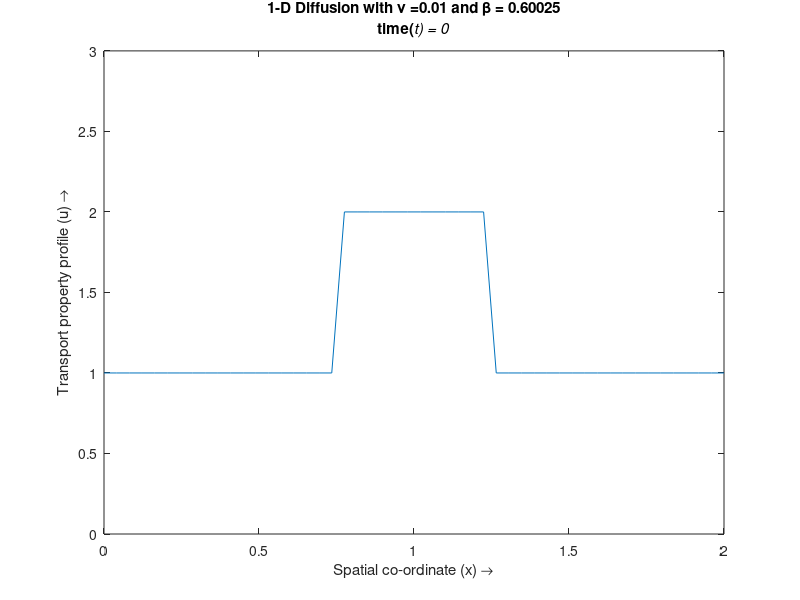

Source code (MATLAB): (Note: this script raises an error after producing the figure.)
% Simulating the 1-D Diffusion equation (Fourier's equation) by the
...Finite Difference Method(a time march)
% Numerical scheme used is a first order upwind in time and a second order
...central difference in space (both Implicit and Explicit)

%%
%Specifying Parameters
nx=50;               %Number of steps in space(x)
nt=300;               %Number of time steps 
dt=0.1;              %Width of each time step
dx=2/(nx-1);         %Width of space step
x=0:dx:2;            %Range of x (0,2) and specifying the grid points
u=zeros(nx,1);       %Preallocating u
un=zeros(nx,1);      %Preallocating un
vis=0.01;            %Diffusion coefficient/viscosity
vis2=0.5;            %Diffusion coefficient/viscosity
beta=vis*dt/(dx*dx); %Stability criterion (0<=beta<=0.5, for explicit)
UL=0;                %Left Dirichlet B.C
UR=0;                %Right Dirichlet B.C
UnL=0;               %Left Neumann B.C (du/dn=UnL) 
UnR=0;               %Right Neumann B.C (du/dn=UnR) 

VL=0;                %Left Dirichlet B.C
VR=0;                %Right Dirichlet B.C
VnL=0;               %Left Neumann B.C (du/dn=UnL) 
VnR=0;               %Right Neumann B.C (du/dn=UnR) 

%%
%Initial Conditions: A square wave
for i=1:nx
    if ((0.75<=x(i))&&(x(i)<=1.25))
        u(i)=2;
    else
        u(i)=1;
    end
end

%%
%B.C vector
bc=zeros(nx-2,1);
bc2=zeros(nx-2,1);
bc(1)=vis*dt*UL/dx^2; bc(nx-2)=vis*dt*UR/dx^2;  %Dirichlet B.Cs
%bc(1)=-UnL*vis*dt/dx; bc(nx-2)=UnR*vis*dt/dx;  %Neumann B.Cs
%Calculating the coefficient matrix for the implicit scheme
E=sparse(2:nx-2,1:nx-3,1,nx-2,nx-2);
A=E+E'-2*speye(nx-2);        %Dirichlet B.Cs
%A(1,1)=-1; A(nx-2,nx-2)=-1; %Neumann B.Cs
D=speye(nx-2)-(vis*dt/dx^2)*A;

%%
%Calculating the velocity profile for each time step
i=2:nx-1;
for it=0:nt
    un=u;
    h=plot(x,u);       %plotting the velocity profile
    axis([0 2 0 3])
    title({['1-D Diffusion with \nu =',num2str(vis),' and \beta = ',num2str(beta)];['time(\itt) = ',num2str(dt*it)]})
    xlabel('Spatial co-ordinate (x) \rightarrow')
    ylabel('Transport property profile (u) \rightarrow')
    drawnow; 
    refreshdata(h)
    %Uncomment as necessary
    %-------------------
    %Implicit solution
    
   % U=un;U(1)=[];U(end)=[];
    %U=U+bc;
    %U=D\U;
    %u=[UL;U;UR];                      %Dirichlet
    %u=[U(1)-UnL*dx;U;U(end)+UnR*dx]; %Neumann
    %}
    %-------------------
    %Explicit method with F.D in time and C.D in space
    %{
    
    %}
    u(i)=un(i)+(vis*dt*(un(i+1)-2*un(i)+un(i-1))/(dx*dx));
end




%Neuman%
%B.C vector
%{
bc=zeros(nx-2,1);
bc=zeros(nx-2,1);

bc(1)=-UnL*vis*dt/dx; bc(nx-2)=UnR*vis*dt/dx;  %Neumann B.Cs
%Calculating the coefficient matrix for the implicit scheme
E=sparse(2:nx-2,1:nx-3,1,nx-2,nx-2);
A(1,1)=-1; A(nx-2,nx-2)=-1; %Neumann B.Cs
D=speye(nx-2)-(vis*dt/dx^2)*A;

%%
%Calculating the velocity profile for each time step
i=2:nx-1;
for it=0:nt
    un=u;
    h=plot(x,u);       %plotting the velocity profile
    axis([0 2 0 3])
    title({['1-D Diffusion with \nu =',num2str(vis),' and \beta = ',num2str(beta)];['time(\itt) = ',num2str(dt*it)]})
    xlabel('Spatial co-ordinate (x) \rightarrow')
    ylabel('Transport property profile (u) \rightarrow')
    drawnow; 
    refreshdata(h)
    %-------------------
    %Implicit solution
    u=[U(1)-UnL*dx;U;U(end)+UnR*dx]; %Neumann
    
    %-------------------
    %Explicit method with F.D in time and C.D in space
    %{
    u(i)=un(i)+(vis*dt*(un(i+1)-2*un(i)+un(i-1))/(dx*dx));
    %}
end
%}





